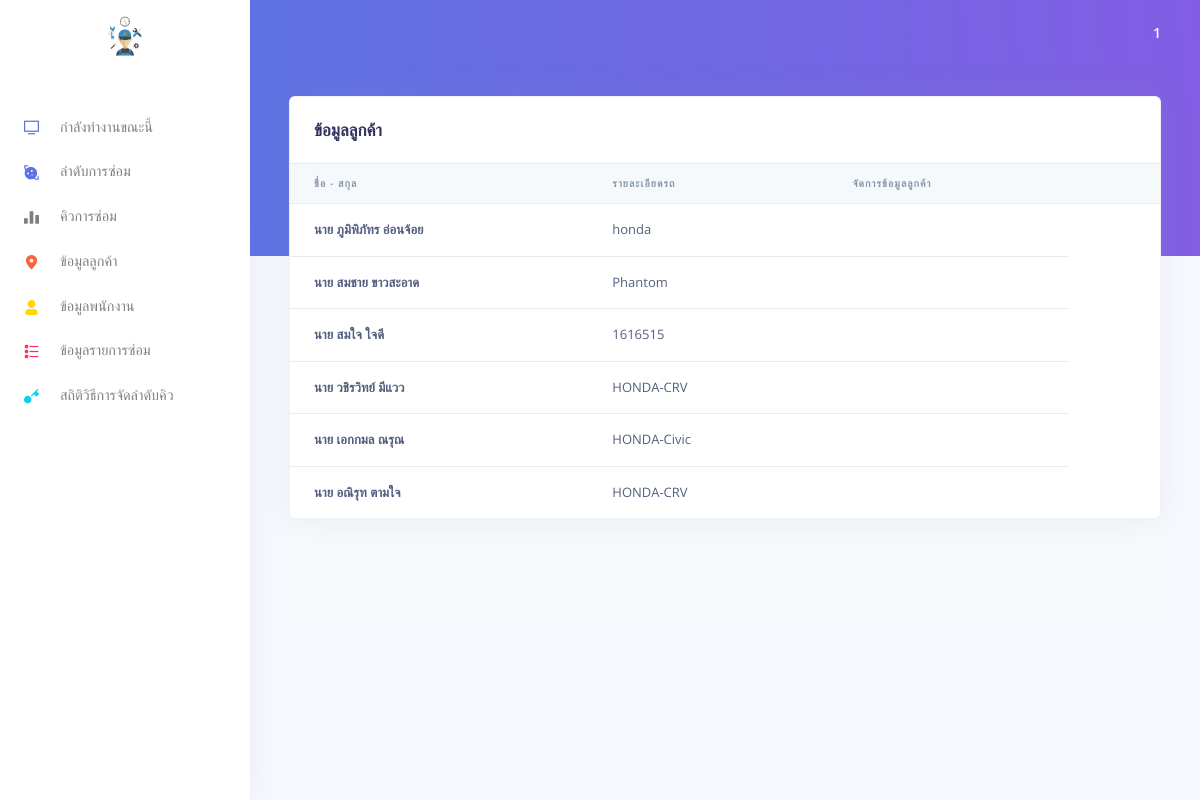
/views/user/customer.php (signed in), run on the app's committed database.
### tables this page shows
CREATE TABLE `customer` (
  `customer_ID` tinyint(3) UNSIGNED NOT NULL,
  `C_idcard` varchar(13) NOT NULL,
  `car_detail` varchar(50) NOT NULL,
  `customer_name` varchar(100) NOT NULL,
  `address` varchar(100) NOT NULL,
  `email` varchar(20) NOT NULL,
  `phone_num` varchar(10) NOT NULL
);

### controllers/includes/connectDB.php (called while the page is built, shortened)
<?php
    class connectDB{
        public function connect(){
            $this->servername = "localhost";
            $this->username = "root";
            $this->password = "";
            $this->database = "webpj";
            try {
                $conn = new PDO("mysql:host=".$this->servername.";dbname=".$this->database."", $this->username, $this->password);
                $conn->setAttribute(PDO::ATTR_ERRMODE, PDO::ERRMODE_EXCEPTION);
                $conn->exec("set names utf8");
                return $conn;
            }catch(PDOException $e){
                echo "Connection failed: " . $e->getMessage();
            }
        }
    }

### views/user/customer.php (the view, shortened to what this page needs)
<?php
if(!isset($_SESSION['logged'])){
echo "<script>alert('ไม่สามารถเข้าสู่ระบบได้');</script>";
                echo "<script>window.location.href = 'index.php' ;</script>";
}else{
include ("templates/header.php");
$sql = "SELECT * FROM customer";
$stmt = $conn->connect()->prepare($sql);
$stmt->execute();
?>
<div class="container-fluid mt--9">
    <div class="row">
        <div class="col-xl-12 mb-5 mb-xl-0">
            <div class="card shadow">
                <div class="card-header border-0">
                    <div class="row align-items-center">
                        <div class="col">
                            <h3 class="mb-0">ข้อมูลลูกค้า</h3>
                        </div>
                        <div class="col text-right">
                        </div>
                    </div>
                </div>
                <div class="table-responsive">
                    <table class="table align-items-center table-flush">
                        <thead class="thead-light">
                            <tr>
                                <th scope="col">ชื่อ - สกุล</th>
                                <th scope="col">รายละเอียดรถ</th>
                                <th>จัดการข้อมูลลูกค้า</th>
                                <th></th>
                            </tr>
                        </thead>
                        <tbody>
                            <?php foreach($stmt as $row){ ?>
                            <tr>
                                <th scope="row">
                                    <?php echo $row['customer_name']; ?>
                                </th>
                                <td>
                                    <?php echo $row['car_detail']; ?>
                                </td>
                                <td>
                                </td>
                            </tr>
                            <?php } ?>
                        </tbody>
                    </table>
                </div>
            </div>
        </div>
    </div>
    <?php include("templates/footer.php");
    } ?>

### data on the page
customer: customer_name "นาย ภูมิพิภัทร อ่อนจ้อย", car_detail "honda"
customer: customer_name "นาย สมชาย ขาวสะอาด", car_detail "Phantom"
customer: customer_name "นาย สมใจ ใจดี", car_detail "1616515"
customer: customer_name "นาย วชิรวิทย์ มีแวว", car_detail "HONDA-CRV"
customer: customer_name "นาย เอกกมล ณรุณ", car_detail "HONDA-Civic"
customer: customer_name "นาย อณิรุท ตามใจ", car_detail "HONDA-CRV"

### other printed values
$_SESSION['logged'][0] "1"
